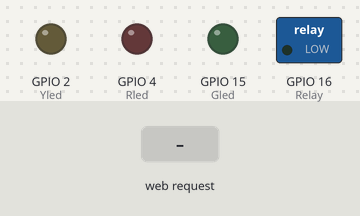
A sketch run on a simulated ESP32. Shown: switched loads named in the sketch (green lamp = pin HIGH), output pins drawn as LEDs (lit = HIGH). The test bench sets the inputs (shaded band). WiFi joins after 1.5 s; servers stay silent unless stated; what the sketch prints to the serial monitor is not drawn.

Above: at 3.2 s.
3.3 s: HTTP request GET /?Gled=ON received
At 3.9 s:
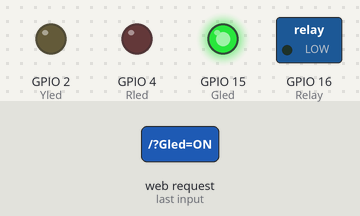
4.8 s: HTTP request GET /?Yled=ON received
At 6.0 s:
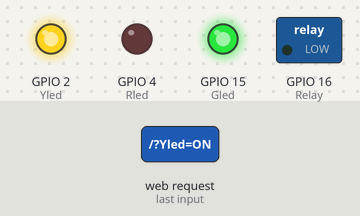
6.3 s: HTTP request GET /?Gled=OFF received
At 7.4 s:
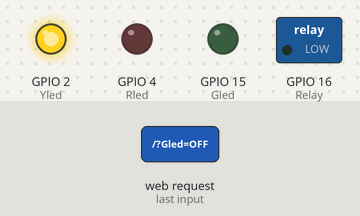
7.8 s: HTTP request GET /?Rled=ON received
At 8.5 s:
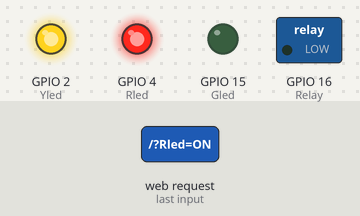
9.3 s: HTTP request GET /?Yled=OFF received
At 9.7 s:
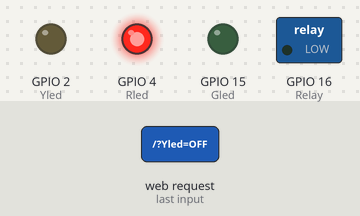
10.8 s: HTTP request GET /?Gled=ON received
At 12.0 s:
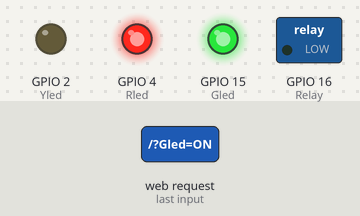
Timing chart, 0 to 13.3 s (numbered marks = the images above; inputs shaded):
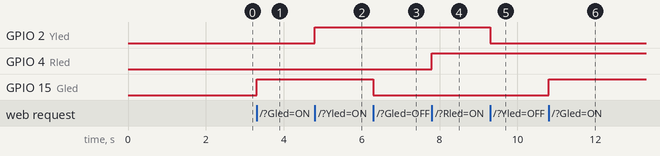

Measured:
- after the input at 3.3 s, GPIO 15 (Gled): LOW → HIGH at once
- after the input at 4.8 s, GPIO 2 (Yled): LOW → HIGH at once
- after the input at 6.3 s, GPIO 15 (Gled): HIGH → LOW at once
- after the input at 7.8 s, GPIO 4 (Rled): LOW → HIGH at once
- after the input at 9.3 s, GPIO 2 (Yled): HIGH → LOW at once
- after the input at 10.8 s, GPIO 15 (Gled): LOW → HIGH at once

The sketch:

17_wifiServer.ino
```cpp
#include <WiFi.h>
//請修改以下參數--------------------------------------------
char ssid[] = "C220MIS"; //請修改為您連線的網路名稱
char password[] = "misc220c220"; //請修改為您連線的網路密碼

int Gled = 15; //宣告綠色Led在 GPIO 15
int Yled = 2;
int Rled = 4;
int Relay = 16; //繼電器
WiFiServer server(80); //宣告伺服器位在80 port

void setup()
{
  Serial.begin(115200);
  Serial.print("開始連線到無線網路SSID:");
  Serial.println(ssid);
  WiFi.begin(ssid, password);
  int tryCount = 0;
  while (WiFi.status() != WL_CONNECTED) {
    Serial.print(".");
    if (tryCount++ >= 20){
      ESP.restart();
      }
    delay(1000);
  }
  Serial.println("連線完成");
  server.begin();
  Serial.print("伺服器已啟動，http://");
  Serial.println(WiFi.localIP());
  pinMode(Gled, OUTPUT);
  pinMode(Yled, OUTPUT);
  pinMode(Rled, OUTPUT);
  pinMode(Relay, OUTPUT);
}

void loop()
{
  //宣告一個連線
  WiFiClient client = server.available(); //client使用者的瀏覽器
  if (client) {
    //有人連入時
    Serial.println("使用者連入");
    //-------------網頁的html部份開始--------------
    client.println("HTTP/1.1 200 OK");
    client.println("Content-Type: text/html");
    client.println("");
    client.println("<!DOCTYPE HTML>");
    client.println("<html><head><meta charset='utf-8'></head>");
    client.println("<br>");
    client.println("<h1>Server</h1>");
    //HTML超連結指令
    client.println("<a href='/Gled=ON'>開啟綠色LED</a><br>");
    client.println("<a href='/Gled=OFF'>關閉綠色LED</a><br>");
    client.println("<br>");
    client.println("<a href='/Yled=ON'>開啟黃色LED</a><br>");
    client.println("<a href='/Yled=OFF'>關閉黃色LED</a><br>");
    client.println("<br>");
    client.println("<a href='/Rled=ON'>開啟紅色LED</a><br>");
    client.println("<a href='/Rled=OFF'>關閉紅色LED</a><br>");
    client.println("<br>");
    client.println("<a href='/Relay=ON'>開啟風扇</a><br>");
    client.println("<a href='/Relay=OFF'>關閉風扇</a><br>");

    client.println("<div class='form-check form-switch'>");
    client.println("<input class='form-check-input' type='checkbox' role='switch' id='flexSwitchCheckDefault'>");
    client.println("<label class='form-check-label' for='flexSwitchCheckDefault'>Default switch checkbox input</label>");
    client.println("</div>");

    client.println("</html>");
    //-------------網頁的html部份結束--------------
    //取得使用者輸入的網址
    String request = client.readStringUntil('\r');
    Serial.println(request);
    //判斷超連結指令
    //網址內包含Gled=ON，就開啟綠燈，如果Gled=OFF，關閉綠燈
    if (request.indexOf("Gled=ON") >= 0) { digitalWrite(Gled, HIGH); } //indexOf 字串搜尋，回復找到的位置，如果沒有搜尋到，回傳-1
    if (request.indexOf("Gled=OFF") >= 0) { digitalWrite(Gled, LOW); }

    if (request.indexOf("Yled=ON") >= 0) { digitalWrite(Yled, HIGH); } //indexOf 字串搜尋，回復找到的位置，如果沒有搜尋到，回傳-1
    if (request.indexOf("Yled=OFF") >= 0) { digitalWrite(Yled, LOW); }

    if (request.indexOf("Rled=ON") >= 0) { digitalWrite(Rled, HIGH); } //indexOf 字串搜尋，回復找到的位置，如果沒有搜尋到，回傳-1
    if (request.indexOf("Rled=OFF") >= 0) { digitalWrite(Rled, LOW); }

    if (request.indexOf("Relay=ON") >= 0) { digitalWrite(Relay, HIGH); } //indexOf 字串搜尋，回復找到的位置，如果沒有搜尋到，回傳-1
    if (request.indexOf("Relay=OFF") >= 0) { digitalWrite(Relay, LOW); }
    Serial.println("完成");
    client.stop();//停止連線
  }
}
```
